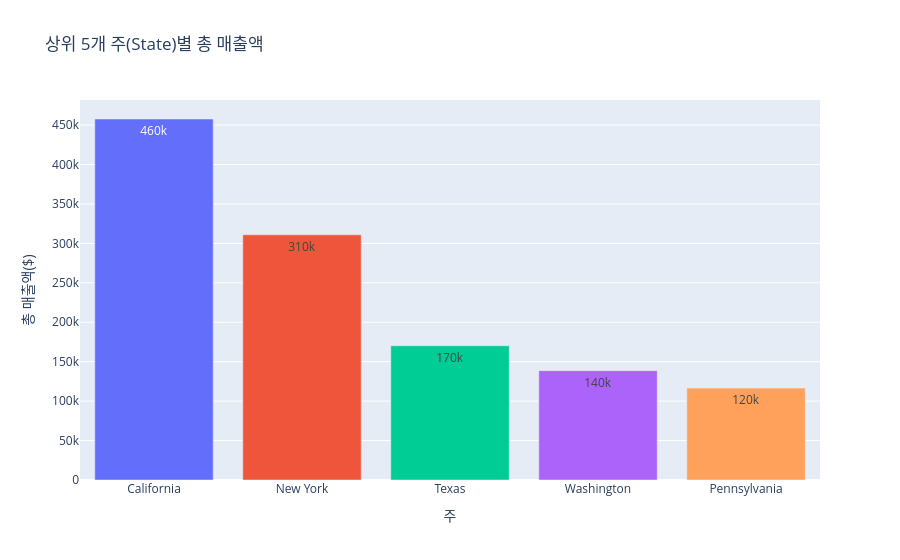

Notebook cell for this chart:
### Markdown cell above
Q4. State(주)별 총 매출액을 계산하고, 상위 5개 주를 시각화하세요.

### Code cell
# 주(State)별 총 매출액 계산 (데이터에 'Revenue' 컬럼이 없으므로 'Sales' 컬럼 사용)
state_revenue = df.groupby('State')['Sales'].sum().reset_index()

# 상위 5개 주 정렬
# 복수 정렬 시 리스트로 sort_values(['Sales','Quantity'], ascending=False, True)
top5_states = state_revenue.sort_values('Sales', ascending=False).head(5)

# 바 차트로 시각화
fig = px.bar(top5_states, 
             x='State', 
             y='Sales',
             title='상위 5개 주(State)별 총 매출액',
             labels={'State': '주', 'Sales': '총 매출액($)'},
             color='State',
             text_auto='.2s')
fig.update_layout(showlegend=False)
fig.show()

### Figure 1 — Plotly figure (JSON) as saved in the notebook; plotly's stock layout.template omitted (floating-point values rounded to 4 significant figures)
{"data": [{"hovertemplate": "주=%{x}<br>총 매출액($)=%{y}<extra></extra>", "legendgroup": "California", "marker": {"color": "#636efa", "pattern": {"shape": ""}}, "name": "California", "orientation": "v", "showlegend": true, "textposition": "auto", "texttemplate": "%{y:.2s}", "type": "bar", "x": ["California"], "xaxis": "x", "y": [457700.0], "yaxis": "y"}, {"hovertemplate": "주=%{x}<br>총 매출액($)=%{y}<extra></extra>", "legendgroup": "New York", "marker": {"color": "#EF553B", "pattern": {"shape": ""}}, "name": "New York", "orientation": "v", "showlegend": true, "textposition": "auto", "texttemplate": "%{y:.2s}", "type": "bar", "x": ["New York"], "xaxis": "x", "y": [310900.0], "yaxis": "y"}, {"hovertemplate": "주=%{x}<br>총 매출액($)=%{y}<extra></extra>", "legendgroup": "Texas", "marker": {"color": "#00cc96", "pattern": {"shape": ""}}, "name": "Texas", "orientation": "v", "showlegend": true, "textposition": "auto", "texttemplate": "%{y:.2s}", "type": "bar", "x": ["Texas"], "xaxis": "x", "y": [170200.0], "yaxis": "y"}, {"hovertemplate": "주=%{x}<br>총 매출액($)=%{y}<extra></extra>", "legendgroup": "Washington", "marker": {"color": "#ab63fa", "pattern": {"shape": ""}}, "name": "Washington", "orientation": "v", "showlegend": true, "textposition": "auto", "texttemplate": "%{y:.2s}", "type": "bar", "x": ["Washington"], "xaxis": "x", "y": [138600.0], "yaxis": "y"}, {"hovertemplate": "주=%{x}<br>총 매출액($)=%{y}<extra></extra>", "legendgroup": "Pennsylvania", "marker": {"color": "#FFA15A", "pattern": {"shape": ""}}, "name": "Pennsylvania", "orientation": "v", "showlegend": true, "textposition": "auto", "texttemplate": "%{y:.2s}", "type": "bar", "x": ["Pennsylvania"], "xaxis": "x", "y": [116500.0], "yaxis": "y"}], "layout": {"barmode": "relative", "legend": {"title": {"text": "주"}, "tracegroupgap": 0}, "showlegend": false, "title": {"text": "상위 5개 주(State)별 총 매출액"}, "xaxis": {"anchor": "y", "categoryarray": ["California", "New York", "Texas", "Washington", "Pennsylvania"], "categoryorder": "array", "domain": [0, 1], "title": {"text": "주"}}, "yaxis": {"anchor": "x", "domain": [0, 1], "title": {"text": "총 매출액($)"}}}}
